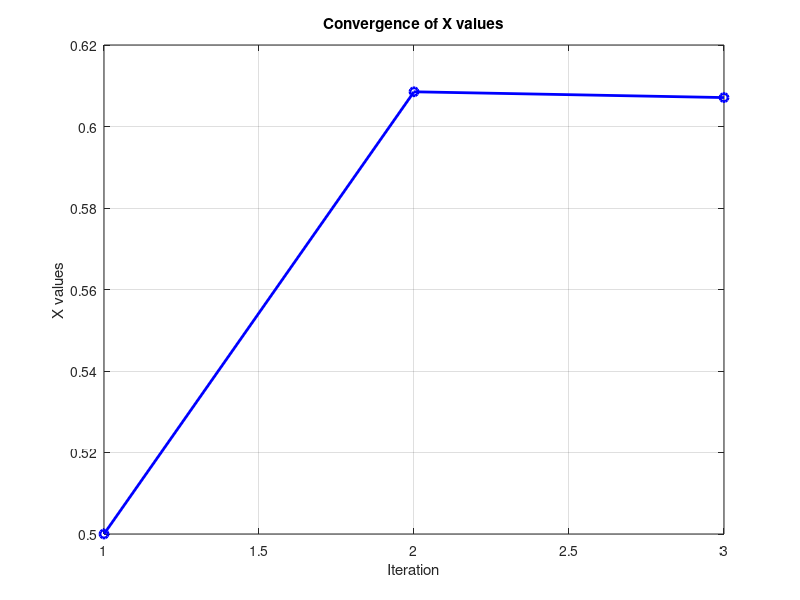
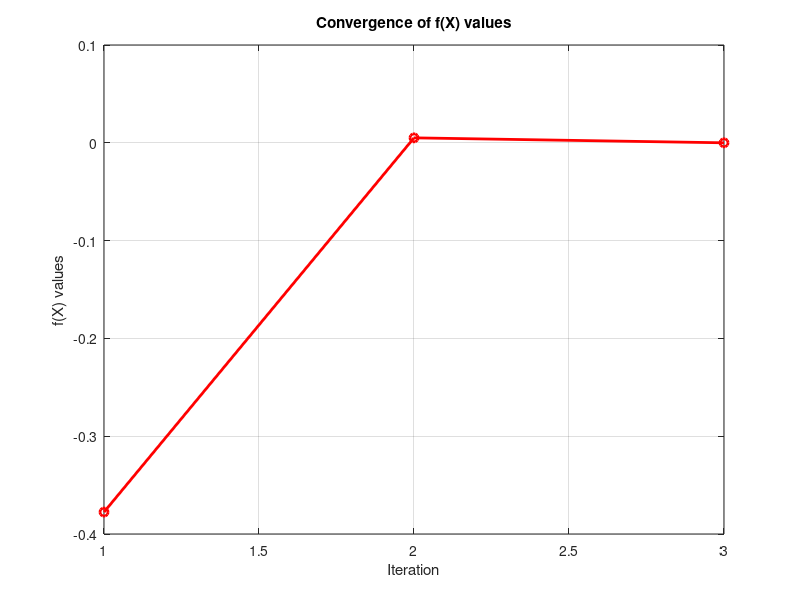
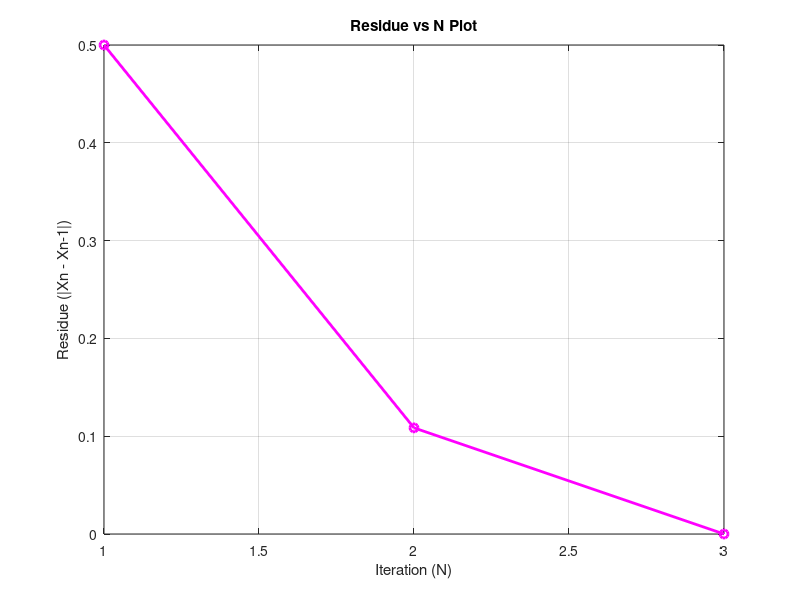
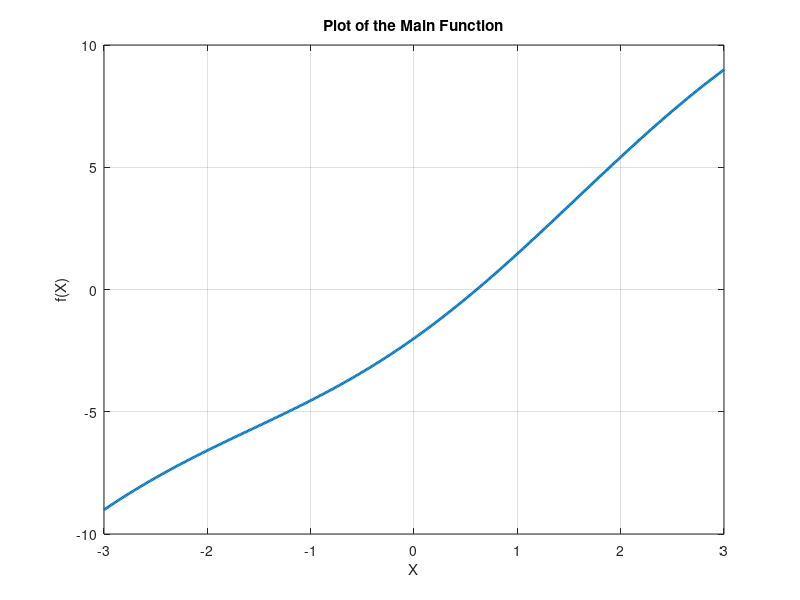

The MATLAB script that drew these images, in order:
fq3c = @(x) 3*x-cos(x)-1;
dfq3c= @(x) 3+sin(x);
epsilon = 1e-5;
Nmax=10000;
x= 0.5;
d=1;
solution = fzero(fq3c,0.5);



fprintf("Below Values are up to 8 decimal places\n");
fprintf("Iteration\tX\t\tf(x)\t\tActual Solution\t\tAbsolute Error\t\tResidue\n");

% Initialize arrays to store iteration data for plotting
x_values = zeros(1, Nmax);
fx_values = zeros(1, Nmax);
absolute_errors = zeros(1, Nmax);

while d <= Nmax
    c = fq3c(x);
    dc = dfq3c(x);
    
    % Store values for plotting
    x_values(d) = x;
    fx_values(d) = c;

    if abs(c) <= epsilon
        fprintf("%d\t\t%.8f\t%.8f\t%.8f\t%.8f\t\t%.8f\n", d, x, c, solution, abs(x -solution),abs(x-x_values(d-1)));
        fprintf("Approximate Solution comes out to be %.8f\n", x);
        break;
    end
    
    if(d==1)
        fprintf("%d\t\t%.8f\t%.8f\t%.8f\t%.8f\t\t%.8f\n", d, x, c, solution, abs(x -solution),abs(x));
        absolute_errors(d) = abs(x);
        x = x - c/dc;
        
    else

        fprintf("%d\t\t%.8f\t%.8f\t%.8f\t%.8f\t\t%.8f\n", d, x, c, solution, abs(x -solution),abs(x-x_values(d-1)));
        absolute_errors(d) = abs(x - x_values(d-1));
        x = x - c/dc;
       
    end

    d = d + 1;
end

if d == Nmax
    fprintf("For %d iterations, the solution does not converge up to the given error %f\n", Nmax, epsilon);
end

% Figure 1 Plotting the convergence of X values
figure;
plot(1:d, x_values(1:d), '-o', 'Color', 'b', 'LineWidth', 2);
title('Convergence of X values');
xlabel('Iteration');
ylabel('X values');
grid on;

% Figure 2 Plotting the convergence of f(X) values
figure;
plot(1:d, fx_values(1:d), '-o', 'Color', 'r', 'LineWidth', 2);
title('Convergence of f(X) values');
xlabel('Iteration');
ylabel('f(X) values');
grid on;

% Figure 3 Plotting the absolute error plot
figure;
plot(1:d, absolute_errors(1:d), '-o', 'Color', 'm', 'LineWidth', 2);
title('Residue vs N Plot');
xlabel('Iteration (N)');
ylabel('Residue (|Xn - Xn-1|)');
grid on;

% Figure 4 Plot of the main function
figure;
x = linspace(-3, 3, 500);
plot(x,3*x-cos(x)-1,'LineWidth', 2);
title('Plot of the Main Function');
xlabel('X');
ylabel('f(X)');
grid on;




